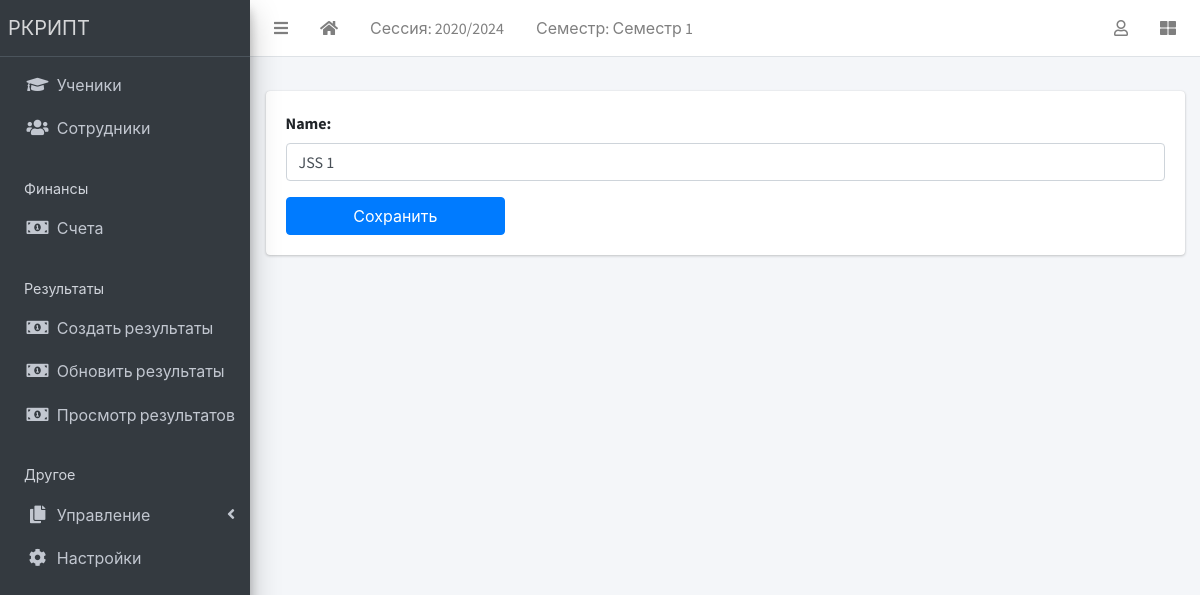
The page /class/1/update/ (signed in) on the database its author committed.
### apps/corecode/models.py (models this page shows, shortened)
class AcademicSession(models.Model):
    name = models.CharField(max_length=200, unique=True)
    current = models.BooleanField(default=True)
    class Meta:
        ordering = ["-name"]

class AcademicTerm(models.Model):
    name = models.CharField(max_length=20, unique=True)
    current = models.BooleanField(default=True)
    class Meta:
        ordering = ["name"]

class SiteConfig(models.Model):
    key = models.SlugField()
    value = models.CharField(max_length=200)

class StudentClass(models.Model):
    name = models.CharField(max_length=200, unique=True)
    class Meta:
        verbose_name = "Class"
        verbose_name_plural = "Classes"
        ordering = ["name"]

### apps/corecode/views.py (the view)
# urls.py: path("class/<int:pk>/update/", ClassUpdateView.as_view(), name="class-update"),
class ClassUpdateView(LoginRequiredMixin, SuccessMessageMixin, UpdateView):
    model = StudentClass
    fields = ["name"]
    success_url = reverse_lazy("classes")
    success_message = "class successfully updated."
    template_name = "corecode/mgt_form.html"

### apps/corecode/context_processors.py (called while the page is built)
def site_defaults(request):
    current_session = AcademicSession.objects.get(current=True)
    current_term = AcademicTerm.objects.get(current=True)
    vals = SiteConfig.objects.all()
    contexts = {
        "current_session": current_session.name,
        "current_term": current_term.name,
    }
    for val in vals:
        contexts[val.key] = val.value
    return contexts

### apps/corecode/templates/corecode/mgt_form.html (shortened to what this page needs)
{% extends 'base.html' %}
{% load widget_tweaks %}
{% block content %}
  <div class="row">
    <div class="col-sm-12">
      <form method="POST">
        <div class="mb-3">
          {% for field in form %}
          <div class="form-group">
            {{ field.label_tag}}
            {{ field | add_class:"form-control" |add_error_class:"is-invalid" | attr:"required"}}
          </div>
          {% endfor %}
        </div>
        <input type="submit" value="Сохранить" class="w-25 btn btn-primary">
      </form>
    </div>
  </div>
{% endblock content %}

### templates/base.html (shortened to what this page needs)
{% load static %}
<!DOCTYPE html>
<html lang="ru">
<head>
  <link rel="stylesheet" href="{% static 'plugins/fontawesome-free/css/all.min.css' %}">
  <link rel="stylesheet" href="{% static 'plugins/toastr/toastr.min.css' %}">
  <link rel="stylesheet" href="{% static 'plugins/overlayScrollbars/css/OverlayScrollbars.min.css' %}">
  <link rel="stylesheet" href="{% static 'plugins/Datatables/datatables.min.css' %}" />
  <link rel="stylesheet" href="{% static 'dist/css/adminlte.min.css' %}">
</head>
<body class="hold-transition sidebar-mini layout-fixed layout-navbar-fixed layout-footer-fixed">
  <div class="wrapper">
    <nav class="main-header navbar navbar-expand navbar-white navbar-light">
      <ul class="navbar-nav">
        <li class="nav-item">
          <a class="nav-link" data-widget="pushmenu" href="#" role="button"><i class="fas fa-bars"></i></a>
        </li>
        <li class="nav-item d-none d-sm-inline-block">
          <a href="{% url 'home' %} " class="nav-link"><i class="fa fa-home"></i></a>
        </li>
        <li class="nav-item d-none d-sm-inline-block">
          <a href="{% url 'current-session' %}" class="nav-link">Сессия: {{ current_session }}</a>
        </li>
        <li class="nav-item d-none d-sm-inline-block">
          <a href="{% url 'current-session' %}" class="nav-link">Семестр: {{ current_term }}</a>
        </li>
      </ul>
      <ul class="navbar-nav ml-auto">
        <li class="nav-item dropdown">
          <a class="nav-link" data-toggle="dropdown" href="#">
            <i class="far fa-user"></i>
          </a>
        </li>
        <li class="nav-item">
          <a class="nav-link" data-widget="control-sidebar" data-slide="true" href="#" role="button"><i class="fas fa-th-large"></i></a>
        </li>
      </ul>
    </nav>
    <aside class="main-sidebar sidebar-dark-primary elevation-4">
      <a href="{% url 'home' %}" class="brand-link">{{ school_name | default:"Моя Школа" }}</a>
      <div class="sidebar">
        <nav class="mt-2">
          <ul class="nav nav-pills nav-sidebar flex-column" data-widget="treeview" role="menu" data-accordion="false">
            <li class="nav-item">
              <a href="{% url 'student-list' %}" class="nav-link">
                <i class="nav-icon fas fa-graduation-cap"></i>
                <p>Ученики</p>
              </a>
            </li>
            <li class="nav-item">
              <a href="{% url 'staff-list' %}" class="nav-link">
                <i class="nav-icon fas fa-users"></i>
                <p>Сотрудники</p>
              </a>
            </li>
            <li class="nav-header">Финансы</li>
            <li class="nav-item">
              <a href="{% url 'invoice-list' %}" class="nav-link">
                <i class="nav-icon fas fa-money-bill-alt"></i>
                <p>Счета</p>
              </a>
            </li>
            <li class="nav-header">Результаты</li>
            <li class="nav-item">
              <a href="{% url 'create-result' %}" class="nav-link">
                <i class="nav-icon fas fa-money-bill-alt"></i>
                <p>Создать результаты</p>
              </a>
            </li>
            <li class="nav-item">
              <a href="{% url 'edit-results' %}" class="nav-link">
                <i class="nav-icon fas fa-money-bill-alt"></i>
                <p>Обновить результаты</p>
              </a>
            </li>
            <li class="nav-item">
              <a href="{% url 'view-results' %}" class="nav-link">
                <i class="nav-icon fas fa-money-bill-alt"></i>
                <p>Просмотр результатов</p>
              </a>
            </li>
            <li class="nav-header">Другое</li>
            <li class="nav-item has-treeview">
              <a href="#" class="nav-link">
                <i class="nav-icon fas fa-copy"></i>
                <p>Управление<i class="fas fa-angle-left right"></i></p>
              </a>
            </li>
            <li class="nav-item">
              <a href="{% url 'configs' %}" class="nav-link">
                <i class="nav-icon fas fa-cog"></i>
                <p>Настройки</p>
              </a>
            </li>
          </ul>
        </nav>
      </div>
    </aside>
    <div class="content-wrapper">
      <section class="content-header">
      </section>
      <section class="content">
        <div class="container-fluid">
          <div class="row">
            <div class="col-md-12">
              {% block fullcard %}
              <div class="card">
                <div class="card-body">
                  <div class="row">
                    <div class="col">
                      {% block content %}{% endblock content %}
                    </div>
                  </div>
                </div>
              </div>
              {% endblock fullcard %}
            </div>
          </div>
        </div>
      </section>
    </div>
  </div>
</body>
</html>

### rows shown on the page
AcademicSession: name "2020/2024"
AcademicTerm: name "Семестр 1"
SiteConfig: value "РКРИПТ"
StudentClass: name "JSS 1"

### other values the page prints
{{ field.label_tag }} "Name:"
